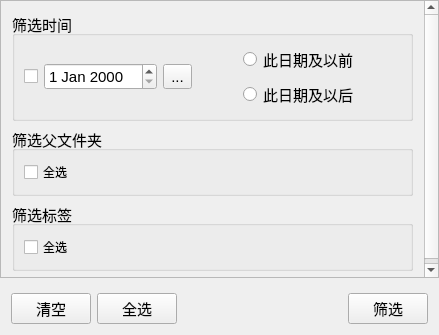
<?xml version="1.0" encoding="UTF-8"?>
<ui version="4.0">
 <class>FilterWidget</class>
 <widget class="QWidget" name="FilterWidget">
  <property name="geometry">
   <rect>
    <x>0</x>
    <y>0</y>
    <width>439</width>
    <height>335</height>
   </rect>
  </property>
  <property name="font">
   <font>
    <pointsize>11</pointsize>
   </font>
  </property>
  <property name="windowTitle">
   <string>筛选项目</string>
  </property>
  <layout class="QVBoxLayout" name="verticalLayout_3">
   <property name="leftMargin">
    <number>0</number>
   </property>
   <property name="topMargin">
    <number>0</number>
   </property>
   <property name="rightMargin">
    <number>0</number>
   </property>
   <property name="bottomMargin">
    <number>0</number>
   </property>
   <item>
    <widget class="QScrollArea" name="scrollArea">
     <property name="frameShadow">
      <enum>QFrame::Raised</enum>
     </property>
     <property name="widgetResizable">
      <bool>true</bool>
     </property>
     <widget class="QWidget" name="scrollAreaWidgetContents">
      <property name="geometry">
       <rect>
        <x>0</x>
        <y>0</y>
        <width>437</width>
        <height>279</height>
       </rect>
      </property>
      <layout class="QVBoxLayout" name="verticalLayout">
       <property name="leftMargin">
        <number>11</number>
       </property>
       <property name="topMargin">
        <number>11</number>
       </property>
       <property name="rightMargin">
        <number>11</number>
       </property>
       <property name="bottomMargin">
        <number>11</number>
       </property>
       <item>
        <widget class="QGroupBox" name="groupBox_time">
         <property name="title">
          <string>筛选时间</string>
         </property>
         <layout class="QHBoxLayout" name="horizontalLayout_2">
          <item>
           <widget class="QCheckBox" name="checkBox_time">
            <property name="text">
             <string/>
            </property>
           </widget>
          </item>
          <item>
           <widget class="QDateEdit" name="dateEdit"/>
          </item>
          <item>
           <widget class="QToolButton" name="toolButton">
            <property name="cursor">
             <cursorShape>PointingHandCursor</cursorShape>
            </property>
            <property name="text">
             <string>...</string>
            </property>
            <property name="icon">
             <iconset resource="icons.qrc">
              <normaloff>:/icon/Calendar.png</normaloff>:/icon/Calendar.png</iconset>
            </property>
           </widget>
          </item>
          <item>
           <widget class="QLabel" name="label_3">
            <property name="text">
             <string/>
            </property>
           </widget>
          </item>
          <item>
           <widget class="QLabel" name="label">
            <property name="text">
             <string/>
            </property>
           </widget>
          </item>
          <item>
           <widget class="QLabel" name="label_2">
            <property name="text">
             <string/>
            </property>
           </widget>
          </item>
          <item>
           <layout class="QVBoxLayout" name="verticalLayout_2">
            <item>
             <widget class="QRadioButton" name="radioButton_before">
              <property name="text">
               <string>此日期及以前</string>
              </property>
             </widget>
            </item>
            <item>
             <widget class="QRadioButton" name="radioButton_after">
              <property name="text">
               <string>此日期及以后</string>
              </property>
             </widget>
            </item>
           </layout>
          </item>
          <item>
           <spacer name="horizontalSpacer_2">
            <property name="orientation">
             <enum>Qt::Horizontal</enum>
            </property>
            <property name="sizeHint" stdset="0">
             <size>
              <width>40</width>
              <height>20</height>
             </size>
            </property>
           </spacer>
          </item>
         </layout>
        </widget>
       </item>
       <item>
        <widget class="QGroupBox" name="groupBox_parent_dir">
         <property name="title">
          <string>筛选父文件夹</string>
         </property>
         <layout class="QVBoxLayout" name="verticalLayout_dir">
          <item>
           <widget class="QCheckBox" name="checkBox_dir">
            <property name="font">
             <font>
              <pointsize>9</pointsize>
             </font>
            </property>
            <property name="text">
             <string>全选</string>
            </property>
           </widget>
          </item>
         </layout>
        </widget>
       </item>
       <item>
        <widget class="QGroupBox" name="groupBox_label">
         <property name="title">
          <string>筛选标签</string>
         </property>
         <layout class="QVBoxLayout" name="verticalLayout_label">
          <item>
           <widget class="QCheckBox" name="checkBox_label">
            <property name="font">
             <font>
              <pointsize>9</pointsize>
             </font>
            </property>
            <property name="text">
             <string>全选</string>
            </property>
           </widget>
          </item>
         </layout>
        </widget>
       </item>
      </layout>
     </widget>
    </widget>
   </item>
   <item>
    <layout class="QHBoxLayout" name="horizontalLayout">
     <property name="leftMargin">
      <number>11</number>
     </property>
     <property name="topMargin">
      <number>9</number>
     </property>
     <property name="rightMargin">
      <number>11</number>
     </property>
     <property name="bottomMargin">
      <number>11</number>
     </property>
     <item>
      <widget class="QPushButton" name="pushButton_clear_all">
       <property name="cursor">
        <cursorShape>PointingHandCursor</cursorShape>
       </property>
       <property name="text">
        <string>清空</string>
       </property>
      </widget>
     </item>
     <item>
      <widget class="QPushButton" name="pushButton_select_all">
       <property name="cursor">
        <cursorShape>PointingHandCursor</cursorShape>
       </property>
       <property name="text">
        <string>全选</string>
       </property>
      </widget>
     </item>
     <item>
      <spacer name="horizontalSpacer">
       <property name="orientation">
        <enum>Qt::Horizontal</enum>
       </property>
       <property name="sizeHint" stdset="0">
        <size>
         <width>40</width>
         <height>20</height>
        </size>
       </property>
      </spacer>
     </item>
     <item>
      <widget class="QPushButton" name="pushButton_filter">
       <property name="cursor">
        <cursorShape>PointingHandCursor</cursorShape>
       </property>
       <property name="text">
        <string>筛选</string>
       </property>
      </widget>
     </item>
    </layout>
   </item>
  </layout>
 </widget>
 <resources>
  <include location="icons.qrc"/>
 </resources>
 <connections/>
</ui>
